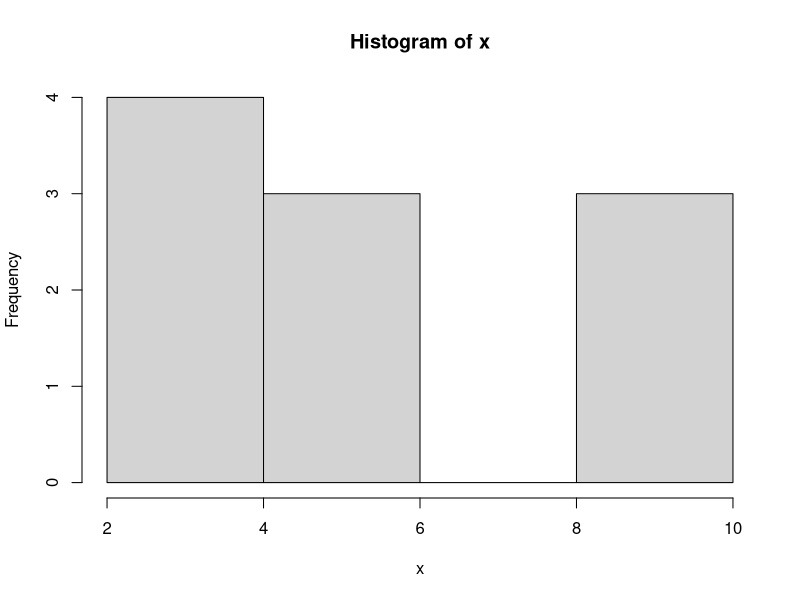

Source code (R):
## ---- chunk 1
set.seed(123)
x <- sample(x=1:10, replace=TRUE, size=10)
x
## ---- chunk 2
hist(x, breaks=3)
